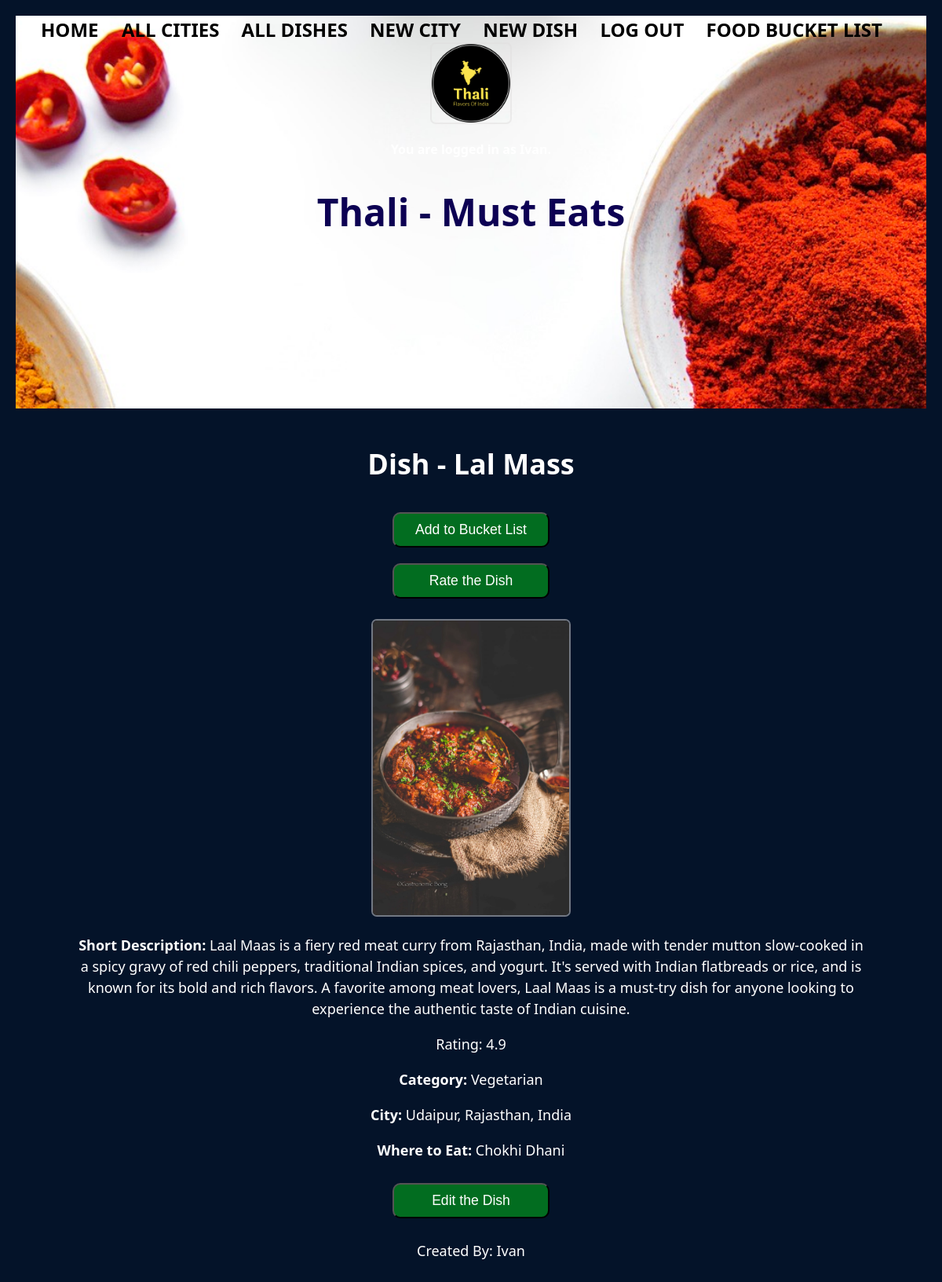
/dish/1 (signed in), run on the app's committed database.
### thali_app/models.py (models this page shows, shortened)
class Dish(db.Model):
    id = db.Column(db.Integer, primary_key=True)
    name = db.Column(db.String(80), nullable=False)
    short_desc = db.Column(db.String(500), nullable=False)
    photo_url = db.Column(URLType)
    where_to_eat = db.Column(db.String(80), nullable=False)
    category = db.Column(db.Enum(FoodCategory), default=FoodCategory.OTHER)
    rating = db.Column(db.Float, default=0)
    ratings = db.relationship('Rating', backref='dish')
    city_id = db.Column(
        db.Integer, db.ForeignKey('city.id'), nullable=False)
    city = db.relationship('City', back_populates='dishes')
    state = db.relationship('City', back_populates='dishes')
    country = db.relationship('City', back_populates='dishes')
    created_by_id = db.Column(db.Integer, db.ForeignKey('user.id'))
    created_by = db.relationship('User')
    favorites_list_dishes = db.relationship(
        'User', secondary='user_favorites_list', back_populates='favorites_list_user')

class City(db.Model):
    id = db.Column(db.Integer, primary_key=True)
    name = db.Column(db.String(80), nullable=False)
    state = db.Column(db.String(80), nullable=False)
    region = db.Column(db.String(80), nullable=False)
    country = db.Column(db.String(80), nullable=False)
    short_desc = db.Column(db.String(1000), nullable=False)
    photo_url = db.Column(URLType)
    dishes = db.relationship('Dish', back_populates='city')
    created_by_id = db.Column(db.Integer, db.ForeignKey('user.id'))
    created_by = db.relationship('User')
    def __str__(self):
        return f"{self.name}, {self.state}, {self.country}"

class User(UserMixin, db.Model):
    id = db.Column(db.Integer, primary_key=True)
    username = db.Column(db.String(80), nullable=False)
    password = db.Column(db.String(80), nullable=False)
    favorites_list_user = db.relationship(
        'Dish', secondary='user_favorites_list', back_populates='favorites_list_dishes')
    def __str__(self):
        return f"{self.username}"

### thali_app/main/routes.py (the view)
@main.route('/dish/<dish_id>', methods=['GET', 'POST'])
@login_required
def dish_detail(dish_id):
    dish = Dish.query.get(dish_id)
    return render_template('dish_detail.html', dish=dish)

### thali_app/extensions.py (called while the page is built)
@login_manager.user_loader
def load_user(user_id):
    return User.query.get(user_id)

### thali_app/utils.py (called while the page is built)
    def __str__(self):
        return str(self.value)

### thali_app/templates/dish_detail.html
{% extends 'base.html' %}
{% block content %}
<h1>Dish - {{ dish.name }}</h1>
<form action="/add_to_favorites_list/{{ dish.id }}" method="post">
    <input type="submit" value="Add to Bucket List">
</form>
<form action="/dish/{{ dish.id }}/rate" method="post">
    <input type="submit" value="Rate the Dish">
</form>
<p><img src="{{ dish.photo_url }}" width="250px" height="250px"></p>
<p><strong>Short Description: </strong> {{ dish.short_desc }}</p>
<p>Rating: {{ dish.rating }}</p>
<p><strong>Category: </strong> {{ dish.category }}</p>
<p><strong>City: </strong> {{ dish.city }} </p>
<p><strong>Where to Eat: </strong> {{ dish.where_to_eat }} </p>
<form action="/dish/{{ dish.id }}/edit" method="post">
    <input type="submit" value="Edit the Dish">
</form>
<p>Created By: {{ dish.created_by }}</p>
{% endblock %}

### thali_app/static/style.css (style rules this page uses)
body { font-family: 'Segoe UI', 'Roboto', 'Oxygen', 'Ubuntu', 'Cantarell', 'Fira Sans', 'Droid Sans', 'Helvetica Neue', sans-serif; line-height: 1.5; margin: 0; padding: 20px; text-align: center; background-color: rgb(4, 19, 41); color: white; }
img { flex: 1; position: relative; max-width: 100%; text-align: center; border-radius: 5px; border-color: black; box-shadow: 0 0 0 2px rgba(223, 221, 221, 0.5); height: auto; }
form { font-size: 16px; }
input { font-size: 16px; word-wrap: break-word; }
input[type=submit] { width: 20%; align-self: center; background-color: #026d20; border-radius: 10px; color: white; font-size: 1.1em; padding: 10px 20px; margin: 10px; }

### data on the page
Dish: name "Lal Mass", photo_url (picture), short_desc "Laal Maas is a fiery red meat curry from Rajasthan, India, made with tender mutton slow-cooked in a spicy gravy of red chili peppers, traditional Indian spices, and yogurt. It's served with Indian flatbreads or rice, and is known for its bold and rich flavors. A favorite among meat lovers, Laal Maas is a must-try dish for anyone looking to experience the authentic taste of Indian cuisine.", rating "4.9", category "Vegetarian", where_to_eat "Chokhi Dhani"
City: city "Udaipur, Rajasthan, India"
User: created_by "Ivan"
